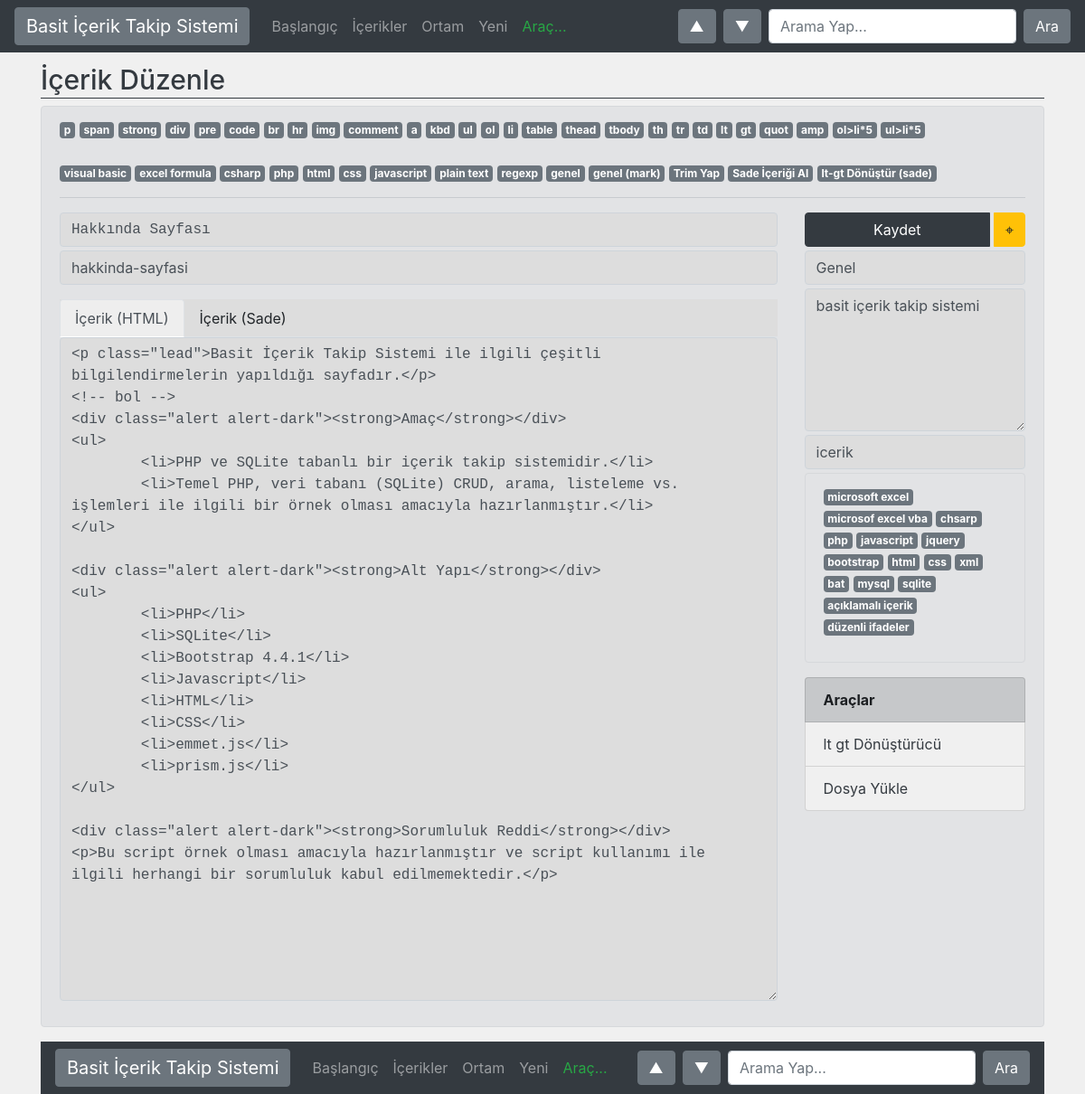
/icerik-duzenle.php?id=1, run on the app's committed database.
### tables this page shows
CREATE TABLE "icerik" (
	"id"	INTEGER NOT NULL PRIMARY KEY AUTOINCREMENT UNIQUE,
	"baslik"	TEXT,
	"icerik_html"	TEXT,
	"icerik_sade"	TEXT,
	"icerik_tur"	TEXT DEFAULT 'icerik',
	"eklenme_tarihi"	REAL DEFAULT CURRENT_TIMESTAMP,
	"kategori"	BLOB,
	"etiket"	TEXT,
	"baglanti"	TEXT NOT NULL UNIQUE,
	"dosya"	TEXT
);

### parametre.php (called while the page is built, shortened)
<?php
	$siteAdi = "Basit İçerik Takip Sistemi";
	$kisaltma = "";

### icerik-duzenle.php (the view, shortened to what this page needs)
<?php require_once('getir.php'); ?>
<?php
   $id = $_GET['id'];
   $sql ="SELECT * FROM icerik WHERE id=$id";
   $sonuc = $db->query($sql);
   $kayit = $sonuc->fetchArray(SQLITE3_ASSOC);
?>
<?php
   $title = "İçerik Düzenle" . $kisaltma;
   require_once('header.php');
?>
<div class="container">
   <div class="row">
      <div class="col">
         <form action="icerik-guncelle.php" method="post">
            <h1 class="page-title text-dark">
               <?php echo $title; ?>
            </h1>
            <?php require_once("kalip/element-listesi-standart.php"); ?><br>
            <?php require_once("kalip/element-listesi-ozel.php"); ?><hr>
            <div class="row">
               <div class="col-lg-9">
                  <div class="form-group">
                     <input id="baslik" type="text" class="form-control text-monospace bg-gri mb-1" name="baslik" placeholder="Başlık" value="<?php echo htmlspecialchars($kayit['baslik']); ?>" onblur="baglantiMetniniYazdir();">
                     <input id="baglanti" type="text" class="form-control bg-gri textarea-fokus mb-1" name="baglanti" placeholder="Bağlantı" value="<?php echo $kayit['baglanti']; ?>">
                  </div>
                  <ul class="nav nav-tabs bg-gri" id="myTab" role="tablist">
                    <li class="nav-item">
                      <a class="nav-link active" id="icerik-html-tab-baslik" data-toggle="tab" href="#icerik-html-tab-alan" role="tab" aria-controls="icerik-html" aria-selected="true">İçerik (HTML)</a>
                    </li>
                    <li class="nav-item">
                      <a class="nav-link" id="icerik-sade-tab-baslik" data-toggle="tab" href="#icerik-sade-tab-alan" role="tab" aria-controls="icerik-sade" aria-selected="false">İçerik (Sade)</a>
                    </li>
                  </ul>
                  <div class="tab-content" id="myTabContent">
                    <div class="tab-pane fade show active" id="icerik-html-tab-alan" role="tabpanel" aria-labelledby="icerik-html-tab">
                     <div class="form-group">
                        <textarea class="form-control text-monospace bg-gri textarea-fokus" name="icerik-html" placeholder="İçerik (HTML)" id="icerik-html" rows="30"><?php echo htmlspecialchars($kayit['icerik_html'], ENT_SUBSTITUTE); ?></textarea>
                     </div>
                    </div>
                  </div>
               </div>
               <div class="col-lg-3">
                  <div class="btn-group btn-block float-right mb-1" role="group" aria-label="Kayıt Ve Görüntüleme">
                     <button class="btn btn-dark float-right btn-block">Kaydet</button>
                     <a href="icerik-goruntule.php?id=<?php echo $id; ?>" target="_blank" class="btn btn-warning float-right ml-1">⌖</a>
                  </div>
                  <input type="text" class="form-control bg-gri textarea-fokus mb-1" name="kategori" placeholder="Kategori" value="<?php echo $kayit['kategori']; ?>">
                  <textarea id="hizli-konu-etiket" type="text" class="form-control bg-gri textarea-fokus mb-1" name="etiket" placeholder="Etiketler" rows="6"><?php echo $kayit['etiket']; ?></textarea>
                  <input id="icerik-tur" type="text" class="form-control bg-gri mb-1" name="icerik-tur" placeholder="İçerik Türü" value="<?php echo $kayit['icerik_tur']; ?>">
                  <?php require_once('kalip/hizli-konu-etiket.php'); ?>
                  <?php require_once('kalip/arac-listele-sidebar.php'); ?>
               </div>
            </div>
         </form>
      </div>
   </div>
</div>
<?php require_once('footer.php'); ?>

### header.php (shortened to what this page needs)
<?php require_once('getir.php'); ?>
<!DOCTYPE html>
<html lang="tr-TR">
<head>
  <link rel="stylesheet" href="css/bootstrap.min.css">
  <link rel="stylesheet" href="css/prism.css">
  <link rel="stylesheet" href="css/style.css">
</head>
<body class="bg-acik-gri">
  <?php require_once('navbar-menu-ust.php'); ?>

### navbar-menu-ust.php (shortened to what this page needs)
<nav class="navbar navbar-expand-lg navbar-dark bg-dark _sticky-top">
<a class="navbar-brand btn btn-secondary" href="index.php"><?php echo $siteAdi; ?></a>
<div class="collapse navbar-collapse" id="navbarColor02">
  <ul class="navbar-nav mr-auto">
    <li class="nav-item _active">
      <a class="nav-link" href="index.php">Başlangıç <span class="sr-only">(current)</span></a>
    </li>
    <li class="nav-item">
      <a class="nav-link" href="icerik-listele.php">İçerikler</a>
    </li>
    <li class="nav-item">
      <a class="nav-link" href="ortam.php">Ortam</a>
    </li>
    <li class="nav-item">
      <a class="nav-link" href="icerik-ekle.php">Yeni</a>
    </li>
    <li class="nav-item bg-dark">
    <div class="dropdown bg-dark">
      <a class="nav-link _dropdown-toggle text-success" href="icerik-ekle.php" role="button" id="dropdownMenuLink" data-toggle="dropdown" aria-haspopup="true" aria-expanded="false" onmouseenter="$('#icerik-dropdown-ust').show();">Araç...</a>
    </div>
    </li>
  </ul>
  <span class="btn btn-secondary float-right mr-2" onclick="sayfaninBasinaGit();">▲</span>
  <span class="btn btn-secondary float-right mr-2" onclick="sayfaninSonunaGit();">▼</span>
  <form class="form-inline my-2 my-lg-0" method="GET" action="ara.php">
    <input name="terim" class="form-control mr-sm-2" type="text" placeholder="Arama Yap...">
    <button class="btn btn-secondary my-2 my-sm-0" type="submit">Ara</button>
  </form>
</div>
</nav>

### kalip/element-listesi-standart.php
<div class="alert alert-secondary">
<?php
	$dizi = array(
		'p' => '&lt;p&gt;&lt;/p&gt;',
		'span' => '&lt;span&gt;&lt;/span&gt;',
		'strong' => '&lt;strong&gt;&lt;/strong&gt;',
		'div' => '&lt;div&gt;&lt;/div&gt;',
		'pre' => '&lt;pre&gt;&lt;/pre&gt;',
		'code' => '&lt;code&gt;&lt;/code&gt;',
		'br' => '&lt;br&gt;',
		'hr' => '&lt;hr&gt;',
		'img' => '&lt;img src=&quot;&quot; alt=&quot;&quot; \/&gt;',
		'comment' => '&lt;!--  --&gt;',
		'a' => '&lt;a href=&quot;&quot;&gt;&lt;\/a&gt;',
		'kbd' => '&lt;kbd&gt;&lt;/kbd&gt;',
		'ul' => '&lt;ul&gt;\n\t\n&lt;/ul&gt;',
		'ol' => '&lt;ol&gt;\n\t\n&lt;/ol&gt;',
		'li' => '&lt;li&gt;&lt;/li&gt;',
		'table' => '&lt;table&gt;&lt;/table&gt;',
		'thead' => '&lt;thead&gt;&lt;/thead&gt;',
		'tbody' => '&lt;tbody&gt;&lt;/tbody&gt;',
		'th' => '&lt;th&gt;&lt;/th&gt;',
		'tr' => '&lt;tr&gt;&lt;/tr&gt;',
		'td' => '&lt;td&gt;&lt;/td&gt;',
		'lt' => '&amp;lt;',
		'gt' => '&amp;gt;',
		'quot' => '&amp;quot;',
		'amp' => '&amp;amp;',
		'ol&gt;li*5' => '&lt;ol&gt;\n\t&lt;li&gt;&lt;/li&gt;\n\t&lt;li&gt;&lt;/li&gt;\n\t&lt;li&gt;&lt;/li&gt;\n\t&lt;li&gt;&lt;/li&gt;\n\t&lt;li&gt;&lt;/li&gt;\n&lt;/ol&gt;',
		'ul&gt;li*5' => '&lt;ul&gt;\n\t&lt;li&gt;&lt;/li&gt;\n\t&lt;li&gt;&lt;/li&gt;\n\t&lt;li&gt;&lt;/li&gt;\n\t&lt;li&gt;&lt;/li&gt;\n\t&lt;li&gt;&lt;/li&gt;\n&lt;/ul&gt;'
	);
	foreach ($dizi as $key => $value) {
		echo '<span class="badge badge-secondary cursor-pointer"
		onclick="metinEkle(\'icerik-html\', \'' . $value . '\')">' . $key . '</span> ';
	}
?>

### kalip/element-listesi-ozel.php (shortened to what this page needs)
<br>
<?php
	$dizi = array(
		'visual basic'=>'&lt;p&gt;&lt;pre&gt;&lt;code class=&quot;language-vb&quot;&gt;\n\n&lt;\/code&gt;&lt;\/pre&gt;&lt;\/p&gt;',
		'excel formula'=>'&lt;p&gt;&lt;pre&gt;&lt;code class=&quot;language-excel-formula&quot;&gt;\n\n&lt;\/code&gt;&lt;\/pre&gt;&lt;\/p&gt;',
		'csharp'=>'&lt;p&gt;&lt;pre&gt;&lt;code class=&quot;language-csharp&quot;&gt;\n\n&lt;\/code&gt;&lt;\/pre&gt;&lt;\/p&gt;',
		'php'=>'&lt;p&gt;&lt;pre&gt;&lt;code class=&quot;language-php&quot;&gt;\n\n&lt;\/code&gt;&lt;\/pre&gt;&lt;\/p&gt;',
		'html'=>'&lt;p&gt;&lt;pre&gt;&lt;code class=&quot;language-html&quot;&gt;\n\n&lt;\/code&gt;&lt;\/pre&gt;&lt;\/p&gt;',
		'css'=>'&lt;p&gt;&lt;pre&gt;&lt;code class=&quot;language-css&quot;&gt;\n\n&lt;\/code&gt;&lt;\/pre&gt;&lt;\/p&gt;',
		'javascript'=>'&lt;p&gt;&lt;pre&gt;&lt;code class=&quot;language-javascript&quot;&gt;\n\n&lt;\/code&gt;&lt;\/pre&gt;&lt;\/p&gt;',
		'plain text'=>'&lt;p&gt;&lt;pre&gt;&lt;code class=&quot;language-plain-text&quot;&gt;\n\n&lt;\/code&gt;&lt;\/pre&gt;&lt;\/p&gt;',
		'regexp'=>'&lt;p&gt;&lt;pre&gt;&lt;code class=&quot;language-regexp&quot;&gt;\n\n&lt;\/code&gt;&lt;\/pre&gt;&lt;\/p&gt;',
		'genel'=>'&lt;p&gt;&lt;pre&gt;&lt;code class=&quot;language-&quot;&gt;\n\n&lt;\/code&gt;&lt;\/pre&gt;&lt;\/p&gt;',
		'genel (mark)'=>'&lt;p&gt;&lt;pre data-line=&quot;&quot;&gt;&lt;code class=&quot;language-&quot;&gt;\n\n&lt;\/code&gt;&lt;\/pre&gt;&lt;\/p&gt;'
	);
	foreach ($dizi as $key => $value) {
		echo '<span class="badge badge-secondary cursor-pointer"
		onclick="metinEkle(\'icerik-html\', \'' . $value . '\')">' . $key . '</span> ';
	}
?>
<?php
	$dizi = array(
		'Trim Yap' => 'trimYap();',
		'Sade İçeriği Al' => 'sadeIcerigiAl();document.getElementById(\'icerik-sade-tab-baslik\').click();',
		'lt-gt Dönüştür (sade)' => 'ltgtDonustur();'
	);
	foreach ($dizi as $key => $value) {
		echo '<span class="badge badge-secondary cursor-pointer"
		onclick="' . $value . '">' . $key . '</span> ';
	}
?>

### kalip/hizli-konu-etiket.php (shortened to what this page needs)
<div class="alert alert-secondary">
	<?php
		$etiket_liste = "microsoft excel,microsof excel vba,chsarp,php,javascript,jquery,bootstrap,html,css,xml,bat,mysql,sqlite,açıklamalı içerik,düzenli ifadeler";
		$dizi = explode(",", $etiket_liste);
		$yeniDizi = array();
		foreach  ($dizi as $d) {
			$oge = '<span class="badge badge-secondary cursor-pointer text-wrap" onclick="metinEkle(\'hizli-konu-etiket\',\'' . $d . ', \')">' . $d . '</span>';
			array_push($yeniDizi, $oge);
		}
		echo "<p>" . implode(" ", $yeniDizi) . "</p>";
	?>
</div>

### kalip/arac-listele-sidebar.php (shortened to what this page needs)
<ul class="list-group">
	<li class="list-group-item list-group-item-dark"><strong>Araçlar</strong></li>
	<li class="list-group-item bg-acik-gri"><a class="text-dark" href="lt-gt-donusturucu.php" target="_blank">lt gt Dönüştürücü</a></li>
	<li class="list-group-item bg-acik-gri"><a class="text-dark" href="dosya-yukle.php" target="_blank">Dosya Yükle</a></li>
</ul>

### navbar-menu-alt.php (shortened to what this page needs)
<nav class="navbar navbar-expand-lg navbar-dark bg-dark _sticky-top">
<a class="navbar-brand btn btn-secondary" href="index.php"><?php echo $siteAdi; ?></a>
<div class="collapse navbar-collapse" id="navbarColor02">
  <ul class="navbar-nav mr-auto">
    <li class="nav-item _active">
      <a class="nav-link" href="index.php">Başlangıç <span class="sr-only">(current)</span></a>
    </li>
    <li class="nav-item">
      <a class="nav-link" href="icerik-listele.php">İçerikler</a>
    </li>
    <li class="nav-item">
      <a class="nav-link" href="ortam.php">Ortam</a>
    </li>
    <li class="nav-item">
      <a class="nav-link" href="icerik-ekle.php">Yeni</a>
    </li>
    <li class="nav-item bg-dark">
    <div class="dropup bg-dark">
      <a class="nav-link _dropdown-toggle text-success" href="icerik-ekle.php" role="button" id="dropdownMenuLink" data-toggle="dropdown" aria-haspopup="true" aria-expanded="false" onmouseenter="$('#icerik-dropdown-ust').show();">Araç...</a>
    </div>
    </li>
  </ul>
  <span class="btn btn-secondary float-right mr-2" onclick="sayfaninBasinaGit();">▲</span>
  <span class="btn btn-secondary float-right mr-2" onclick="sayfaninSonunaGit();">▼</span>
  <form class="form-inline my-2 my-lg-0" method="GET" action="ara.php">
    <input name="terim" class="form-control mr-sm-2" type="text" placeholder="Arama Yap...">
    <button class="btn btn-secondary my-2 my-sm-0" type="submit">Ara</button>
  </form>
</div>
</nav>

### footer.php (shortened to what this page needs)
<?php require_once('getir.php'); ?>
  <?php require_once('navbar-menu-alt.php'); ?>
</body>
</html>

### css/style.css (style rules this page uses)
* { font-size:16px; }
.bg-gri { background-color: #ddd; }
.bg-acik-gri { background-color: #f0f0f0; }
.cursor-pointer { cursor: pointer; }
.page-title { line-height: 40px; border-bottom: 1px solid #343a40; margin-top: 10px; font-size: 30px; }
.nav-tabs .nav-link { color: #212529; }
.nav-tabs .nav-link.active { color: #495057; background-color: #eee; border-color: #dee2e6 #dee2e6 #fff }

### data on the page
icerik: baslik "Hakkında Sayfası", baglanti "hakkinda-sayfasi", icerik-html "<p class=\"lead\">Basit İçerik Takip Sistemi ile ilgili çeşitli bilgilendirmelerin yapıldığı sayfadır.</p> <!-- bol --> <div class=\"alert alert-dark\"><strong>Amaç</strong></div> <ul> <li>PHP ve SQLite tabanlı bir içerik takip sistemidir.</li> <li>Temel PHP, veri tabanı (SQLite) CRUD, arama, listeleme vs. işlemleri ile ilgili bir örnek olması amacıyla hazırlanmıştır.</li> </ul> <div class=\"alert alert-dark\"><strong>Alt Yapı</strong></div> <ul> <li>PHP</li> <li>SQLite</li> <li>Bootstrap 4.4.1</li> <li>Javascript</li> <li>HTML</li> <li>CSS</li> <li>emmet.js</li> <li>prism.js</li> </ul> <div class=\"alert alert-dark\"><strong>Sorumluluk Reddi</strong></div> <p>Bu script örnek olması amacıyla…", kategori "Genel", etiket "basit içerik takip sistemi", icerik-tur "icerik"

### other printed values
$siteAdi "Basit İçerik Takip Sistemi"
$title "İçerik Düzenle"
$key "p"
$key "span"
$key "strong"
$key "div"
$key "pre"
$key "code"
$key "br"
$key "hr"
$key "img"
$key "comment"
$key "a"
$key "kbd"
$key "ul"
